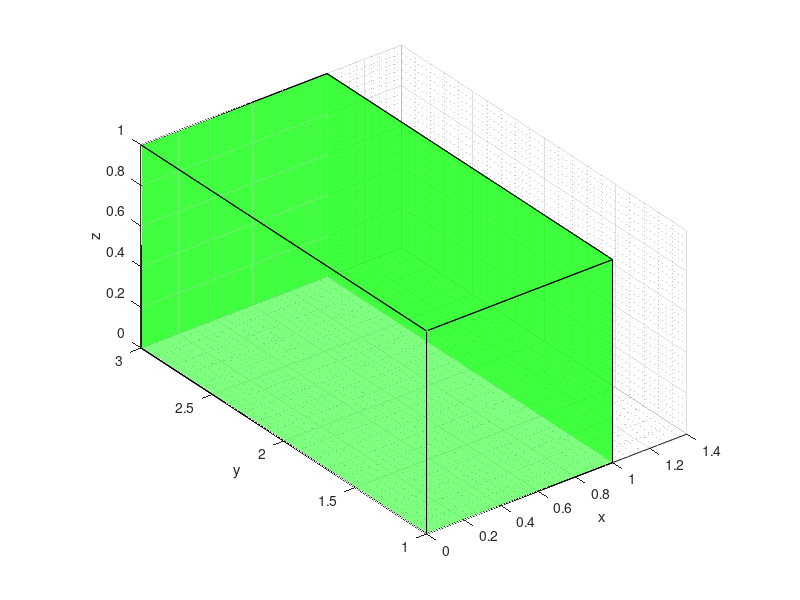

MATLAB code for this plot:
clc
% https://fr.mathworks.com/help/matlab/visualize/multifaced-patches.html

alpha = 0.5; %transparency

x1 = repmat([0 ; 2 ; 2 ; 0],2,1); %repeat the vector. Putting ,2,1 or ,1,2
%is quite unpredictable, didnt understood the logic, so I prefer not comment this way...
y1 = repmat([0 ; 0 ; 1 ; 1],2,1);
z1 = [zeros(4,1);ones(4,1)];
V1 = [x1,y1,z1];
F1 = [1 2 6 5 ; ... %Face1 connects vertices (rows of V1) number 1,2,5,6
            2 3 7 6 ; ... 
            3 4 8 7 ; ...
            4 1 5 8 ; ...
            1 2 3 4 ; ...
            5 6 7 8];
origBlock1_0 = V1(1,:)'

% x2 = x1+4;
% x2 = x1+2;
% y2 = y1; ; z2 = z1;
% V2 = [x2,y2,z2];

t3x1 = [1;1;0];
T = @(theta,origInFrame0,t3x1) ...
    [cos(theta) -sin(theta) 0 t3x1(1); %origInFrame0(1)+t3x1(1);
     sin(theta) cos(theta)  0 t3x1(2); %origInFrame0(2)+t3x1(2);
          0          0      1 t3x1(3); %origInFrame0(3)+t3x1(3);
          0          0      0    1   ];
toTrim = T(pi/2,origBlock1_0,t3x1)*[V1';ones(1,size(V1,1))];
% V2 = toTrim(1:3,:)';
V1 = toTrim(1:3,:)';
                   
F2 = F1;

set(0,'DefaultFigureWindowStyle','docked')
figure ; grid on ; grid minor
set(0,'DefaultFigureWindowStyle','normal')
set(gca,'DataAspectRatio',[1 1 1]) ; view(3)
xlabel('x') ; ylabel('y') ; zlabel('z')
%Only for this snippet:
% xlim([0 inf]) ; ylim([0 inf])

S1obj = patch('Vertices',V1,'Faces',F1,'FaceColor','g','FaceAlpha',alpha);
% S2obj = patch('Vertices',V2,'Faces',F2,'FaceColor','b','FaceAlpha',alpha);

%%%%%%%%%%%%%%%%%%%%%%%%%%%%%%%%%%%%%%%%%%%%%%%%%%%%%%%%%%%%%%%%%%%%%%%%%%%
%%%%%%%%%%%%%%%%%%%%%%%%%%%%%%   TO DO    %%%%%%%%%%%%%%%%%%%%%%%%%%%%%%%%%
%%%%%%%%%%%%%%%%%%%%%%%%%%%%%%%%%%%%%%%%%%%%%%%%%%%%%%%%%%%%%%%%%%%%%%%%%%%
iterationsAllowed = 2; %IMPORTANT PARAMETER TO STUDY 

% tic
% collisionFlag = GJK(S1obj,S2obj,iterationsAllowed);
% t = toc ; disp(['The collision function took ', num2str(t),' sec.'])
% disp(['collisionFlag = ', num2str(collisionFlag)])